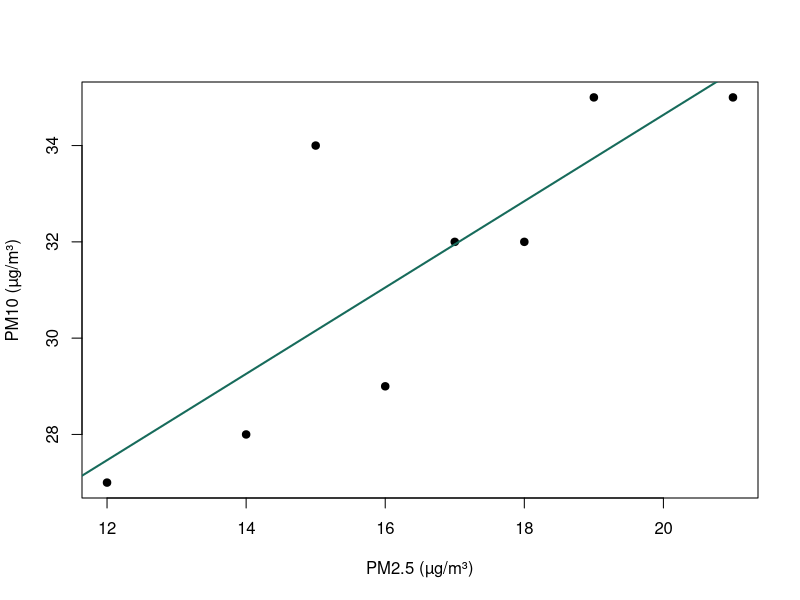

Source code (R):
## ---- chunk 1
air <- read.csv("data/london-air-quality-practice.csv")
one_street <- subset(air, street == "Street A")
one_street <- one_street[complete.cases(one_street[c("pm25", "pm10")]), ]
nrow(one_street)
## ---- chunk 2
#| fig-alt: "Scatterplot with an upward fitted line for PM2.5 and PM10 on Street A."
plot(
  one_street$pm25, one_street$pm10,
  xlab = "PM2.5 (µg/m³)", ylab = "PM10 (µg/m³)",
  pch = 19
)
fit <- lm(pm10 ~ pm25, data = one_street)
abline(fit, col = "#176B5B", lwd = 2)
## ---- chunk 3
cor(one_street$pm25, one_street$pm10)
coef(fit)["pm25"]
